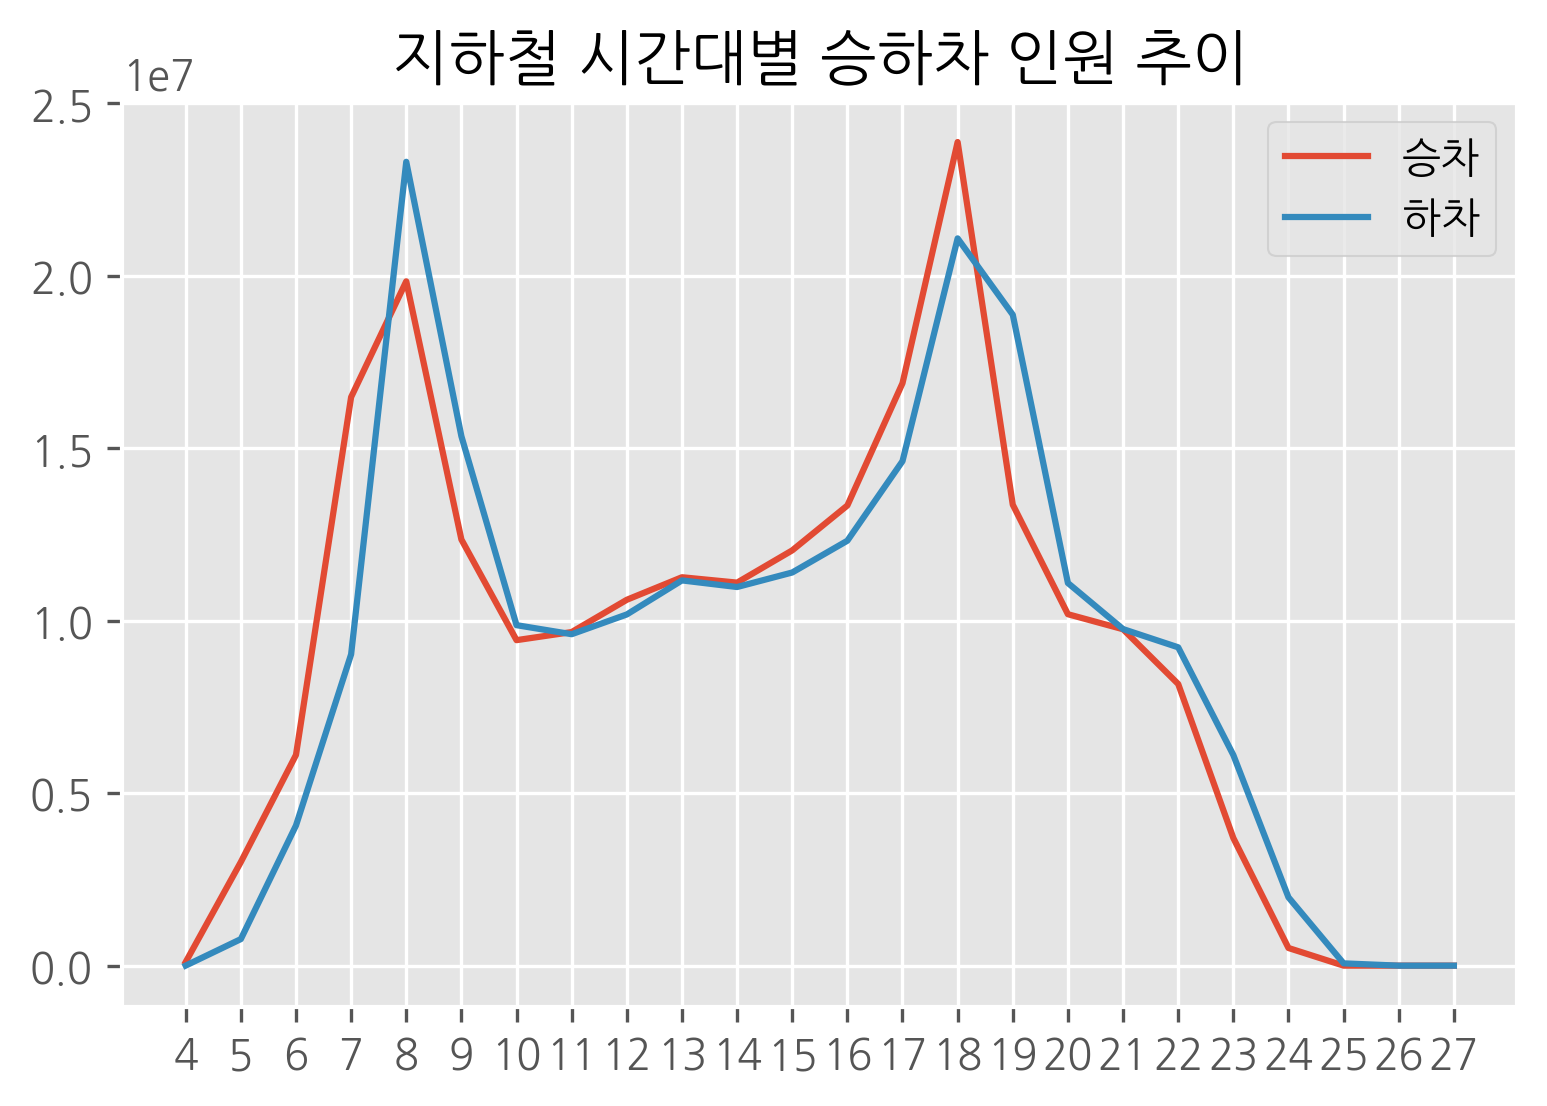

Reproduce this figure in Python.
# -*- coding: utf-8 -*-
"""Visualize data by subway time zone.ipynb

Automatically generated by Colaboratory.

Original file is located at
    https://colab.research.google.com/drive/1VkJKeVM0DZBhcCYRzNE_-t3weGTLFyY5
"""

!apt-get update -qq
!apt-get install fonts-nanum* -qq

import matplotlib.pyplot as plt
import matplotlib.font_manager as fm
import warnings
warnings.filterwarnings(action='ignore') 

path = '/usr/share/fonts/truetype/nanum/NanumGothic.ttf' # 나눔 고딕
font_name = fm.FontProperties(fname=path, size=10).get_name() # 기본 폰트 사이즈 : 10
plt.rc('font', family=font_name)
plt.rcParams['axes.unicode_minus']=False
fm._rebuild()

import matplotlib.pyplot as plt
plt.plot([10, 20, 30, 40], 'hotpink')
plt.title('한글 작동여부 테스트')
plt.show()

import csv
f = open('subwaytime.csv', encoding='cp949')
data = csv.reader(f)

for row in data :
    print(row)

import csv
f = open('subwaytime.csv', encoding='cp949')
data = csv.reader(f)
next(data)
next(data)
for row in data :
    row[4:] = map(int, row[4:])
    print(row)

import csv
f = open('subwaytime.csv', encoding='cp949')
data = csv.reader(f)
next(data)
next(data)
result = []
for row in data :
    row[4:] = map(int, row[4:])
    result.append(row[10])
print(len(result))
print(result)

import csv
f = open('subwaytime.csv', encoding='cp949')
data = csv.reader(f)
next(data)
next(data)
result = []
for row in data :
    row[4:] = map(int, row[4:])
    result.append(row[10])
import matplotlib.pyplot as plt
plt.figure(dpi = 300)
plt.style.use('ggplot')
plt.bar(range(len(result)), result)
plt.show()

import csv
f = open('subwaytime.csv', encoding='cp949')
data = csv.reader(f)
next(data)
next(data)
result = []
for row in data :
    row[4:] = map(int, row[4:])
    result.append(row[10])
import matplotlib.pyplot as plt
result.sort()
plt.figure(dpi = 300)
plt.style.use('ggplot')
plt.bar(range(len(result)), result)
plt.show()

import csv
f = open('subwaytime.csv', encoding='cp949')
data = csv.reader(f)
next(data)
next(data)
result = []
for row in data :
    row[4:] = map(int, row[4:])
    result.append(sum(row[10:15:2]))
import matplotlib.pyplot as plt
result.sort()
plt.figure(dpi = 300)
plt.style.use('ggplot')
plt.bar(range(len(result)), result)
plt.show()

import csv
f = open('subwaytime.csv', encoding='cp949')
data = csv.reader(f)
next(data)
next(data)
mx = 0
mx_station = ''
for row in data :
    row[4:] = map(int, row[4:])
    if sum(row[10:15:2]) > mx :
        mx = sum(row[10:15:2])
        mx_station = row[3] + '(' + row[1] + ')'
print(mx_station, mx)

import csv
f = open('subwaytime.csv', encoding='cp949')
data = csv.reader(f)
next(data)
next(data)
mx = 0
mx_station = ''
for row in data :
    row[4:] = map(int, row[4:])
    a = row[11:16:2]
    if sum(a) > mx :
        mx = sum(a)
        mx_station = row[3] + '(' + row[1] + ')'
print(mx_station, mx)

import csv
f = open('subwaytime.csv', encoding='cp949')
data = csv.reader(f)
next(data)
next(data)
mx = 0
mx_station = ''
t = int(input('몇 시의 승차인원이 가장 많은 역이 궁금하세요? : '))
for row in data :
    row[4:] = map(int, row[4:])
    a = row[2 * t - 4]
    if a > mx :
        mx = a
        mx_station = row[3] + '(' + row[1] + ')'
print(mx_station, mx)

import csv
f = open('subwaytime.csv', encoding='cp949')
data = csv.reader(f)
next(data)
next(data)
mx = [0] * 24
mx_station = [''] * 24
for row in data :
    row[4:] = map(int, row[4:])
    for j in range(24) :
        a = row[j * 2 + 4]
        if a > mx[j] :
            mx[j] = a
            mx_station[j] = row[3]
print(mx_station)
print(mx)

import matplotlib.pyplot as plt
plt.figure(dpi = 300)
plt.bar(range(24), mx)
plt.xticks(range(24), mx_station, rotation =90)
plt.show()

import csv
f = open('subwaytime.csv', encoding='cp949')
data = csv.reader(f)
next(data)
next(data)
mx = [0] * 24
mx_station = [''] * 24
for row in data :
    row[4:] = map(int, row[4:])
    for j in range(24) :
        a = row[j * 2 + 4]
        if a > mx[j] :
            mx[j] = a
            mx_station[j] = row[3]+'('+str(j+4)+')'  # 추가
import matplotlib.pyplot as plt
plt.figure(dpi = 300)
plt.bar(range(24), mx)
plt.xticks(range(24), mx_station, rotation = 90)
plt.show()

import csv
import matplotlib.pyplot as plt
f = open('subwaytime.csv', encoding='cp949')
data = csv.reader(f)
next(data)
next(data)
mx = [0] * 24
mx_station = [''] * 24
for row in data :
    row[4:] = map(int, row[4:])
    for j in range(24) :
        b = row[5 + j * 2]
        if b > mx[j] :
            mx[j] = b
            mx_station[j] = row[3]+'('+str(j+4)+')'
plt.figure(dpi = 300)
plt.bar(range(24), mx, color = 'b')
plt.xticks(range(24), mx_station, rotation = 90)
plt.show()

import csv
f = open('subwaytime.csv', encoding='cp949')
data = csv.reader(f)
next(data)
next(data)
s_in = [0] * 24
s_out = [0] * 24
for row in data :
    row[4:] = map(int, row[4:])
    for i in range(24) :
        s_in[i] += row[4 + i * 2]
        s_out[i] += row[5 + i * 2]
import matplotlib.pyplot as plt
plt.figure(dpi = 300)
plt.title('지하철 시간대별 승하차 인원 추이')
plt.plot(s_in, label = '승차')
plt.plot(s_out, label = '하차')
plt.legend()
plt.xticks(range(24), range(4,28))
plt.show()
